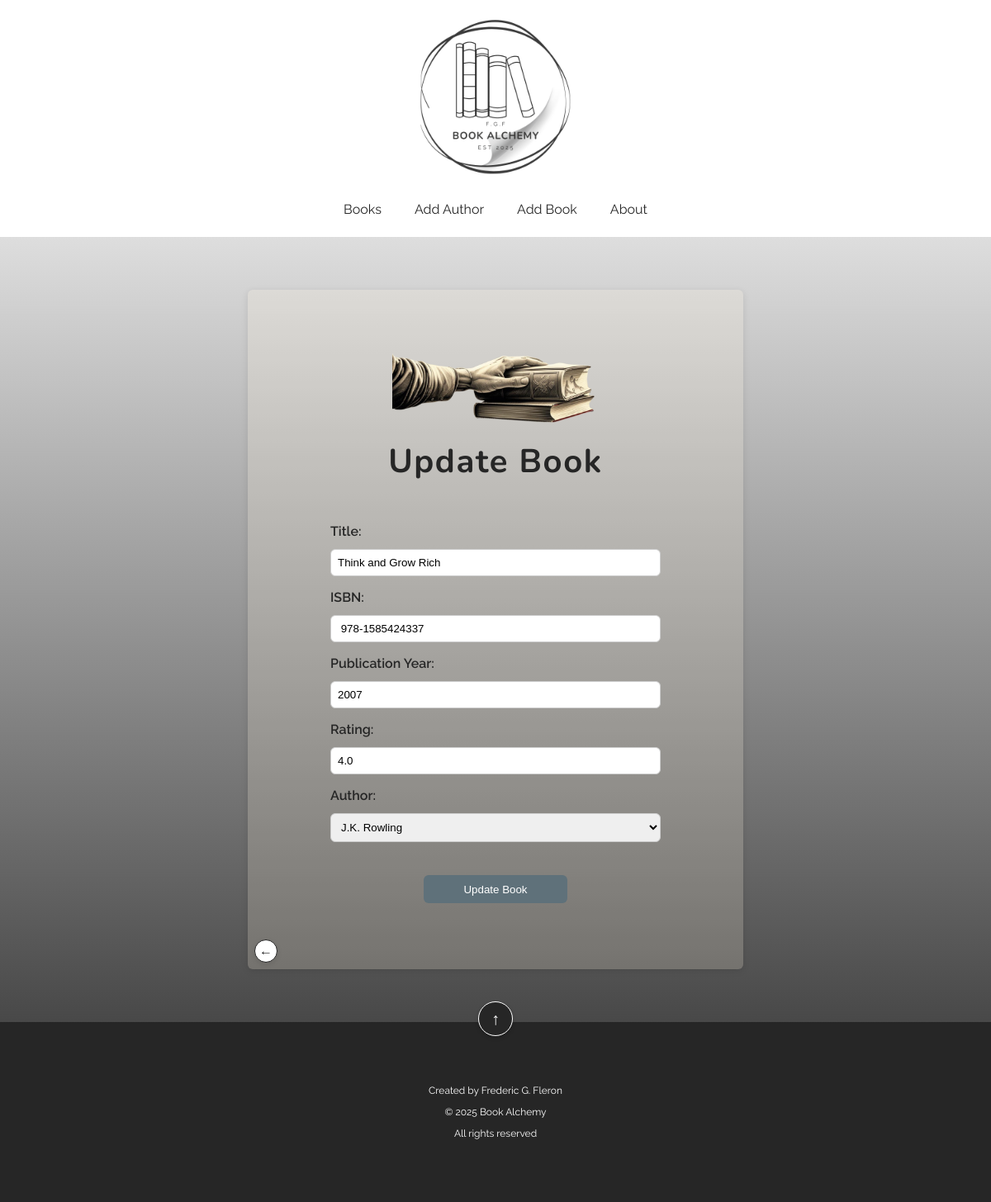
The app's page /book/2/update with its own data.
### data_models.py (models this page shows, shortened)
class Book(db.Model):
    id = db.Column(db.Integer, primary_key=True, autoincrement=True)
    isbn = db.Column(db.String, nullable=False)
    title = db.Column(db.String, nullable=False)
    publication_year = db.Column(db.Integer)
    rating = db.Column(db.Float)
    author_id = db.Column(db.Integer, db.ForeignKey('author.id', ondelete="CASCADE"), nullable=False)
    summary = db.Column(db.Text)
    author = db.relationship("Author", backref=db.backref("books", cascade="all, delete-orphan"))

### app.py (the view, shortened to what this page needs)
@app.route("/book/<int:book_id>/update", methods=["GET", "POST"])
def update_book(book_id):
    book = Book.query.get_or_404(book_id)
    authors = Author.query.all()
    return render_template("update_book.html", book=book, authors=authors)

### templates/update_book.html (shortened to what this page needs)
{% extends "layout.html" %}
{% block content %}
<div class="update-wrapper">
  <div class="update-inner">
    <div class="update-header">
      <img src="{{ url_for('static', filename='images/add_book_img.png') }}" alt="Update Book Icon" class="update-icon">
      <h1 class="update-title">Update Book</h1>
    </div>
    <form action="{{ url_for('update_book', book_id=book.id) }}" method="POST" class="form-fields">
      <label for="title">Title:</label>
      <input type="text" id="title" name="title" value="{{ book.title }}" required>
      <label for="isbn">ISBN:</label>
      <input type="text" id="isbn" name="isbn" value="{{ book.isbn }}">
      <label for="publication_year">Publication Year:</label>
      <input type="number" id="publication_year" name="publication_year" value="{{ book.publication_year }}">
      <label for="rating">Rating:</label>
      <input type="number" id="rating" name="rating" min="0" max="5" step="0.1" value="{{ book.rating }}">
      <label for="author_id">Author:</label>
      <select id="author_id" name="author_id" required>
        {% for author in authors %}
          <option value="{{ author.id }}"> {% if book.author_id == author.id %}selected{% endif %}
            {{ author.name }}
          </option>
        {% endfor %}
      </select>
    </form>
    <button type="submit" class="update-pg-btn">Update Book</button>
    <a href="/" class="back-home-btn" aria-label="Back to Home">←</a>
  </div>
</div>
{% endblock %}

### templates/layout.html (shortened to what this page needs)
<!DOCTYPE html>
<html lang="en">
<head>
  <link rel="stylesheet" href="https://cdnjs.cloudflare.com/ajax/libs/font-awesome/6.0.0/css/all.min.css">
  <link rel="stylesheet" href="{{ url_for('static', filename='style.css') }}">
</head>
<body id="top">
<header class="site-header">
  <div class="logo-title">
    <a href="/">
      <img src="{{ url_for('static', filename='images/logo.png') }}" alt="Book Alchemy Logo" class="logo">
    </a>
  </div>
  <nav class="nav-links">
    <a href="/#books">Books</a>
    <a href="/add_author">Add Author</a>
    <a href="/add_book">Add Book</a>
    <a href="/#about">About</a>
  </nav>
</header>
<main class="container">
  {% block content %}{% endblock %}
</main>
<div class="footer-wrapper">
  <a href="#top" class="back-to-top" aria-label="Back to Top">↑</a>
  <footer>
    <p>Created by Frederic G. Fleron</p>
    <p>&copy; 2025 Book Alchemy</p>
    <p>All rights reserved</p>
  </footer>
</div>
</body>
</html>

### static/style.css (style rules this page uses)
html { scroll-behavior: smooth; }
body { font-family: 'Raleway', sans-serif; background: linear-gradient(#ffffff 5%, #262626 100%); margin: 0; padding: 0; color: #262626; }
main { width: 100%; padding: 2rem 4vw; text-align: center; box-sizing: border-box; }
.container { width: 100%; padding: 2rem 4vw; box-sizing: border-box; }
.site-header { background-color: #fff; color: white; padding: 1rem 2rem; display: flex; flex-direction: column; align-items: center; gap: 1rem; }
.logo-title { display: flex; align-items: center; gap: 1rem; }
.logo { height: 200px; max-width: 100%; transition: transform 0.5s ease, box-shadow 0.5s ease; position: relative; z-index: 1; }
.nav-links { display: flex; gap: 1.5rem; flex-wrap: wrap; justify-content: center; }
.nav-links a { position: relative; color: #ffffff; text-decoration: none; padding: 0.5rem; border-radius: 6px; transition: color 0.3s ease; }
.nav-links a::after { content: ''; position: absolute; left: 0; bottom: 0; width: 100%; height: 2px; background-color: #262626; transform: scaleX(0); transform-origin: left; transition: transform 0.3s ease; }
h1, h2, h3, h4 { font-family: 'Nunito', sans-serif; color: #262626; letter-spacing: 0.1rem; margin-bottom: 1rem; }
form { margin-bottom: 1.5rem; }
input[type="text"], input[type="number"], input[type="date"], select { padding: 0.5rem; border: 1px solid #ccc; border-radius: 6px; margin-top: 0.5rem; width: 100%; max-width: 300px; }
button, input[type="submit"] { padding: 0.6rem 1rem; background-color: #32b8c3; color: #fdfdfd; border: none; border-radius: 6px; cursor: pointer; margin-top: 1rem; }
a { color: #262626!important; text-decoration: none; }
.back-to-top { position: absolute; top: -25px; left: 50%; transform: translateX(-50%); background-color: #262626; color: #ffffff!important; text-decoration: none; font-size: 1.25rem; width: 40px; height: 40px; line-height: 40px; border-radius: 50%; border: 1px solid #ffffff; text-align: center; box-shadow: 0 2px 5px rgba(0,0,0,0.2); transition: transform 0.2s ease; }
.footer-wrapper { position: relative; }
footer { background-color: #262626; color: #fff; text-align: center; font-size: 12px; padding: 4rem; }
img { transition: opacity 0.3s ease-in-out; }
.form-fields { width: 100%; max-width: 400px; display: flex; flex-direction: column; align-items: center; }
.form-fields label { align-self: flex-start; margin: 1rem 0 0.25rem; font-weight: 600; }
.form-fields input, .form-fields select { width: 100%; max-width: 100%; padding: 0.5rem; border-radius: 6px; border: 1px solid #ccc; box-sizing: border-box; }
.back-home-btn { position: absolute; bottom: 0.5rem; left: 0.5rem; background-color: #fff; color: #262626; border: 1px solid #262626; width: 26px; height: 26px; border-radius: 50%; font-size: 1rem; text-align: center; line-height: 26px; text-decoration: none; box-shadow: 0 2px 6px rgba(0,0,0,0.1); transition: all 0.3s ease; }
.update-pg-btn { background-color: #5f717a!important; color: #ffffff; margin-bottom: 5rem; padding: 0.6rem 3rem!important; }
.update-wrapper { padding-top: 20px; max-width: 600px; margin: 2rem auto; background-color: rgba(253, 246, 224, 0.2); border-radius: 6px; box-shadow: 0 2px 8px rgba(0, 0, 0, 0.1); }
.update-inner { position: relative; display: flex; flex-direction: column; align-items: center; }
.update-header { text-align: center; margin-bottom: 2rem; }
.update-icon { width: 250px; height: auto; margin-bottom: 1rem; }
.update-title { font-size: 2.5rem; color: #262626; margin: 0; }

### records on screen
Book: title "Think and Grow Rich", isbn "978-1585424337", publication_year "2007", rating "4.0"

### other values on screen
form field author_id "J.K. Rowling"
